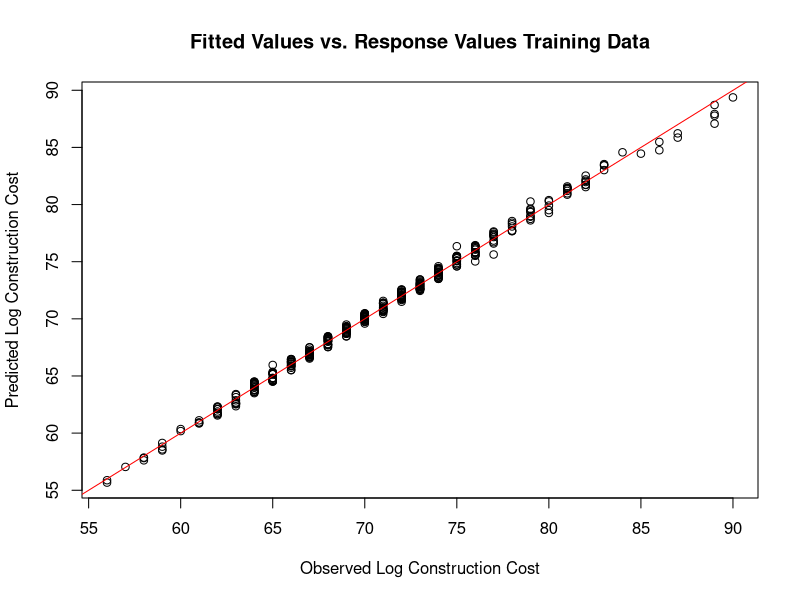

R code for this plot:
## ---- chunk 1
df <- read.csv("df_goalkeeper.csv")
set.seed(42)
n <- nrow(df)
train <- sample(1:n, round(n * 2/3))
test <- (1:n)[-train]
summary(train)
## ---- chunk 2
model1 <- lm(Overall ~ ., data = df, subset = train)
summary(model1)
# Predict on the training datasets
train_predicted <- predict(model1, newdata = df[train, ])

# plot prediction on training data
plot(df[train, ]$Overall, train_predicted, 
     xlab = "Observed Log Construction Cost", ylab = "Predicted Log Construction Cost", 
     main = "Fitted Values vs. Response Values Training Data")
abline(0, 1, col = "red")


# Calculate RMSE for training data
rmse_train <- sqrt(mean((df[train, ]$Overall - train_predicted)^2))
cat("RMSE for Training Data:", rmse_train, "\n")
